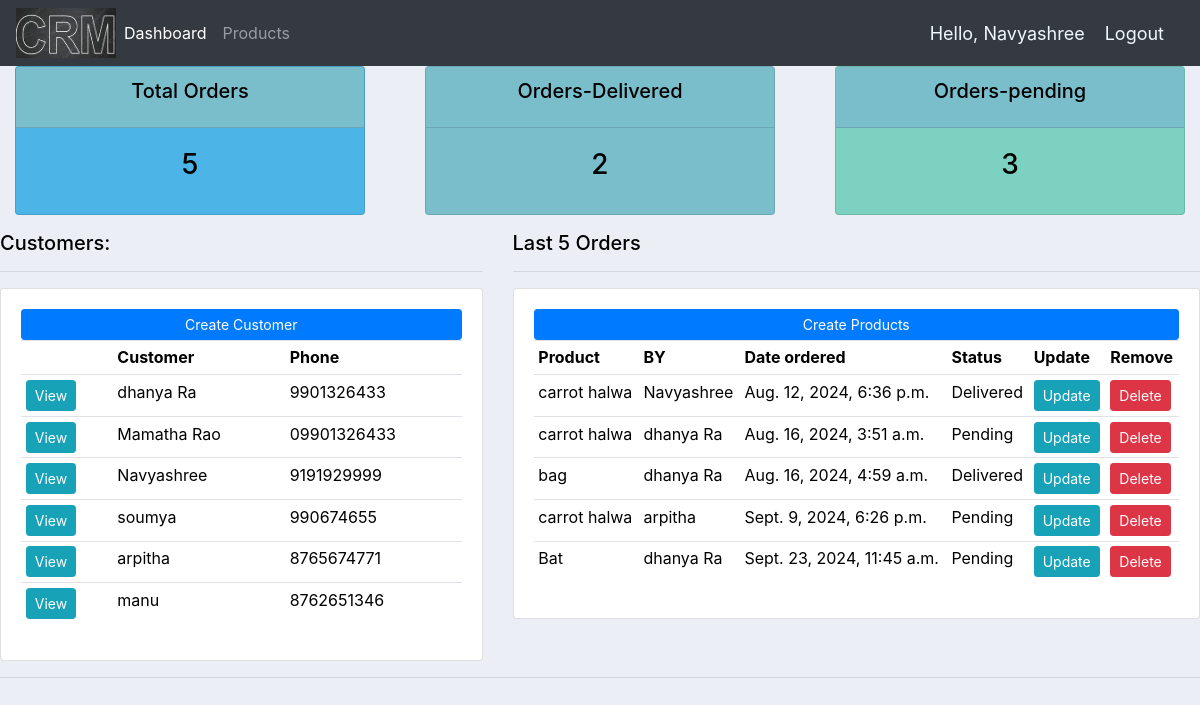
/home/ (signed in), run on an earlier commit of the app's database.
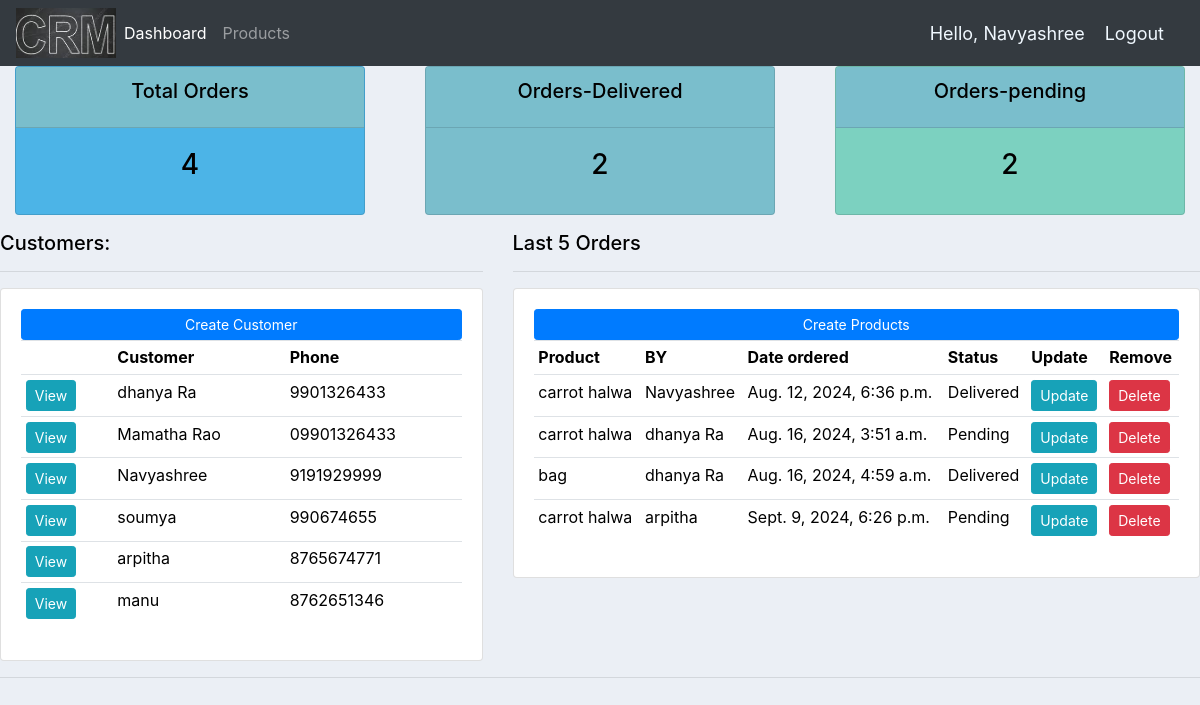
And on a later commit of the database.
### accounts/models.py (models this page shows, shortened)
class Customer(models.Model):
    name=models.CharField(max_length=200,null=True)
    phone=models.CharField(max_length=200,null=True)
    email=models.CharField(max_length=200,null=True)
    date_created=models.DateTimeField(auto_now_add=True)
    def __str__(self):
        return self.name

class Order(models.Model):
    STATUS = (
        ('Pending','Pending'),
        ('out for delivery','out for delivery'),
        ('Delivered','Delivered'),
    )
    customer=models.ForeignKey(Customer,null=True,on_delete=models.SET_NULL)
    product=models.ForeignKey(Products,null=True,on_delete=models.SET_NULL)
    date_created=models.DateTimeField(auto_now_add=True)
    status=models.CharField(max_length=200,null=True,choices=STATUS)

class Products(models.Model):
    CATEGORY=(
        ('Indoor','Indoor'),
        ('Out Door','Out Door'),
    )
    name=models.CharField(max_length=200,null=True)
    price=models.FloatField(null=True)
    category=models.CharField(max_length=200,null=True,choices=CATEGORY)
    description=models.CharField(max_length=200,null=True,blank=True)
    date_created=models.DateTimeField(auto_now_add=True)
    tags = models.ManyToManyField(Tag)
    def __str__(self):
        return self.name

### accounts/views.py (the view)
# urls.py: path('home/',views.home,name='home'),
@login_required(login_url='login')
def home(request):
    order=Order.objects.all()
    customer=Customer.objects.all()
    total_cus=customer.count()
    total_ord=order.count()
    delivered=order.filter(status="Delivered").count()
    pending=order.filter(status="Pending").count()
    context={
        'orders':order,
        'customers':customer,
        'total_cus':total_cus,
        'total_ord':total_ord,
        'delivered':delivered,
        'pending':pending
    }
    return render(request,'accounts/dashboard.html',context)

### accounts/templates/accounts/dashboard.html
{% extends "accounts/main.html" %}
{% block content %}
{% include "accounts/status.html" %}
<div class="row">
    <div class="col-md-5">
        <h5>Customers:</h5>
        <hr>
        <div class="card card-body">
            <a class="btn btn-primary btn-sm btn-block" href="{% url 'create_cust' %}">Create Customer</a>
            <table class="table table-sm">
                <tr>
                    <th></th>
                    <th>Customer</th>
                    <th>Phone</th>
                </tr>
                {% for customer in customers  %}
                    <tr>
                        <td><a class="btn btn-sm btn-info" href="{% url 'customers' customer.id %}">View</a></td>
                        <td>{{customer}}</td>
                        <td>{{customer.phone}}</td>
                    </tr>
                {% endfor %}
            </table>
        </div>
    </div>
    <div class="col-md-7">
        <h5>Last 5 Orders</h5>
        <hr>
        <div class="card card-body">
            <a class="btn btn-primary btn-sm btn-block" href="{% url 'create_products' %}">Create Products</a>
            <table class="table table-sm">
                <tr>
                    <th>Product</th>
                    <th>BY</th>
                    <th>Date ordered</th>
                    <th>Status</th>
                    <th>Update</th>
                    <th>Remove</th>
                </tr>
                {% for order in orders  %}
                <tr>
                    <td>{{order.product}}</td>
                    <td>{{order.customer}}</td>
                    <td>{{order.date_created}}</td>
                    <td>{{order.status}}</td>
                    <td><a class="btn btn-sm btn-info" href="{% url 'update_form' order.id %}">Update</a></td>
                    <td><a class="btn btn-sm btn-danger" href="{% url 'delete_order' order.id %}">Delete</a></td>
                </tr>
            {% endfor %}
            </table>
        </div>
    </div>
</div>
{% endblock content %}

What changed in the data, as far as the page shows it:
removed Order: product "Bat", customer "dhanya Ra", date_created "Sept. 23, 2024, 11:45 a.m.", status "Pending"
Also different on the page:
{{ total_ord }}: "5" → "4"
{{ pending }}: "3" → "2"
